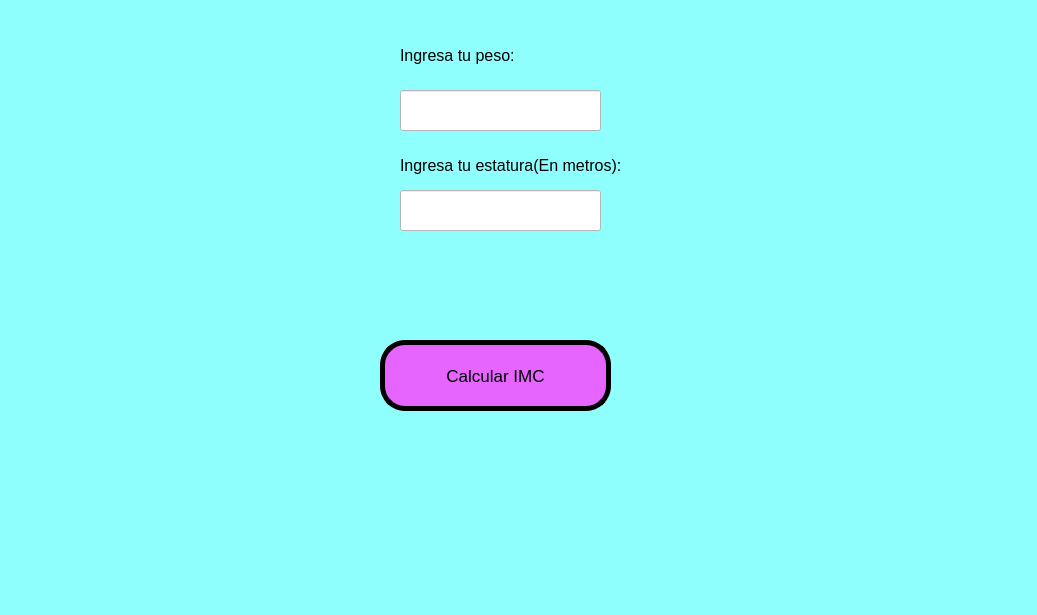
<?xml version="1.0" encoding="UTF-8"?>
<ui version="4.0">
 <class>MainWindow</class>
 <widget class="QMainWindow" name="MainWindow">
  <property name="geometry">
   <rect>
    <x>0</x>
    <y>0</y>
    <width>1037</width>
    <height>615</height>
   </rect>
  </property>
  <property name="windowTitle">
   <string>MainWindow</string>
  </property>
  <property name="styleSheet">
   <string notr="true">background-color: rgb(142, 255, 252);</string>
  </property>
  <widget class="QWidget" name="centralwidget">
   <widget class="QPushButton" name="btn_CalcuIIMC">
    <property name="geometry">
     <rect>
      <x>380</x>
      <y>340</y>
      <width>231</width>
      <height>71</height>
     </rect>
    </property>
    <property name="font">
     <font>
      <pointsize>13</pointsize>
     </font>
    </property>
    <property name="styleSheet">
     <string notr="true">background-color: rgb(230, 101, 255);
border-radius: 25px;
border:  5px solid black;
</string>
    </property>
    <property name="text">
     <string>Calcular IMC</string>
    </property>
   </widget>
   <widget class="QLineEdit" name="txt_Peso">
    <property name="geometry">
     <rect>
      <x>400</x>
      <y>90</y>
      <width>201</width>
      <height>41</height>
     </rect>
    </property>
    <property name="styleSheet">
     <string notr="true">background-color: rgb(255, 255, 255);</string>
    </property>
   </widget>
   <widget class="QLineEdit" name="txt_Estatura">
    <property name="geometry">
     <rect>
      <x>400</x>
      <y>190</y>
      <width>201</width>
      <height>41</height>
     </rect>
    </property>
    <property name="styleSheet">
     <string notr="true">background-color: rgb(255, 255, 255);</string>
    </property>
   </widget>
   <widget class="QLabel" name="label">
    <property name="geometry">
     <rect>
      <x>400</x>
      <y>40</y>
      <width>211</width>
      <height>31</height>
     </rect>
    </property>
    <property name="font">
     <font>
      <pointsize>12</pointsize>
     </font>
    </property>
    <property name="text">
     <string>Ingresa tu peso:</string>
    </property>
   </widget>
   <widget class="QLabel" name="label_2">
    <property name="geometry">
     <rect>
      <x>400</x>
      <y>150</y>
      <width>291</width>
      <height>31</height>
     </rect>
    </property>
    <property name="font">
     <font>
      <pointsize>12</pointsize>
     </font>
    </property>
    <property name="text">
     <string>Ingresa tu estatura(En metros):</string>
    </property>
   </widget>
  </widget>
  <widget class="QMenuBar" name="menubar">
   <property name="geometry">
    <rect>
     <x>0</x>
     <y>0</y>
     <width>1037</width>
     <height>26</height>
    </rect>
   </property>
  </widget>
  <widget class="QStatusBar" name="statusbar"/>
 </widget>
 <resources/>
 <connections/>
</ui>
